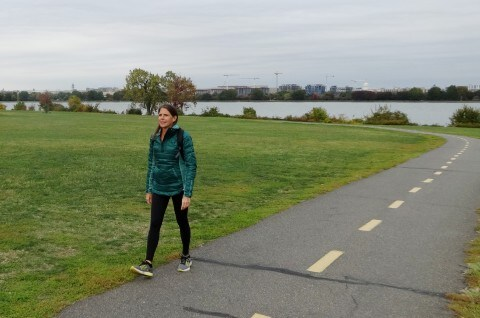
#> input picture images/sample.jpg, 480 x 318 px
$ python Chan_Vese_Segmentation.py
#> lines starting #> are read from the running program, lines starting #| are printed output that depends on the picture
import matplotlib.pyplot as plt
from skimage import io, img_as_float
from skimage.segmentation import chan_vese
from skimage.color import rgb2gray

image = io.imread("images/sample.jpg")
#> image is the input picture: shape (318, 480, 3); mean R, G, B 133.8, 140.1, 118.2
image = rgb2gray(image)
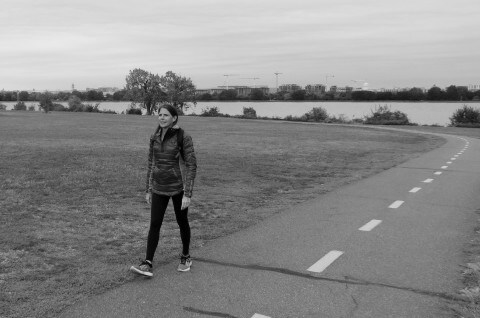
#> image: shape (318, 480) float64; min 0, max 0.92, mean 0.538
image = img_as_float(image)
# Feel free to play around with the parameters to see how they impact the result
cv = chan_vese(image, mu=0.25, lambda1=1, lambda2=1, tol=1e-3, max_iter=200,
               dt=0.5, init_level_set="checkerboard", extended_output=True)

fig, axes = plt.subplots(2, 2, figsize=(8, 8))
ax = axes.flatten()

ax[0].imshow(image, cmap="gray")
ax[0].set_axis_off()
ax[0].set_title("Original Image", fontsize=12)

ax[1].imshow(cv[0], cmap="gray")
ax[1].set_axis_off()
title = "Chan-Vese segmentation - {} iterations".format(len(cv[2]))
#> title = 'Chan-Vese segmentation - 183 iterations'
ax[1].set_title(title, fontsize=12)

ax[2].imshow(cv[1], cmap="gray")
ax[2].set_axis_off()
ax[2].set_title("Final Level Set", fontsize=12)

ax[3].plot(cv[2])
ax[3].set_title("Evolution of energy over iterations", fontsize=12)

fig.tight_layout()
plt.show()
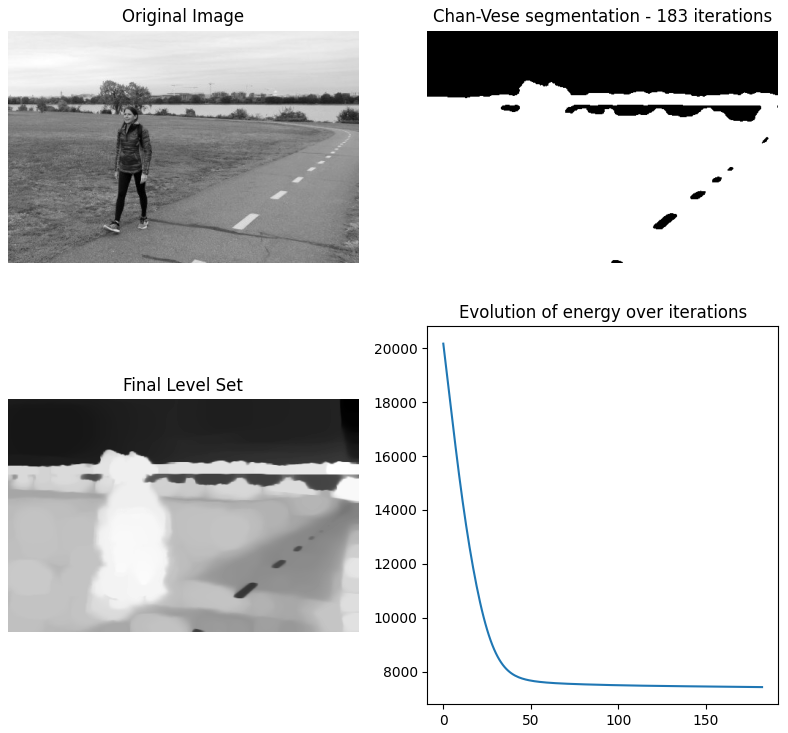
#> figure drawn by matplotlib, 4 panels; panel 4: curve peaks at x = 0, y = 20164.8

$ run again, with images/Leuven1B.jpg copied over images/sample.jpg
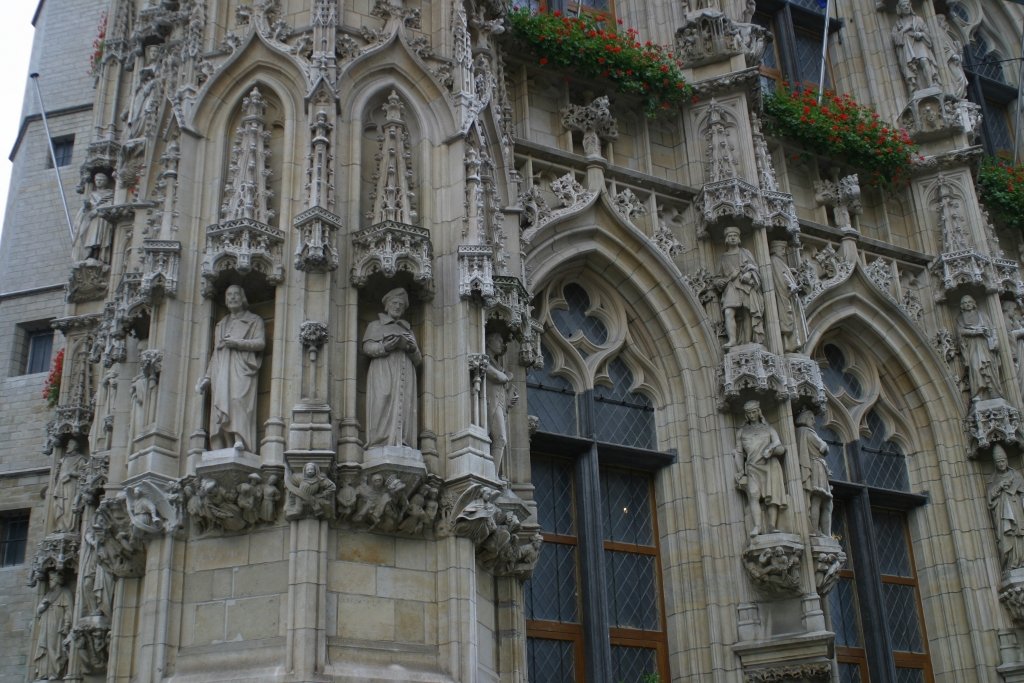
#> input picture images/Leuven1B.jpg, 1024 x 683 px
#> image is the input picture: shape (683, 1024, 3); mean R, G, B 90.9, 92.4, 89.1
#> image: shape (683, 1024) float64
#> title = 'Chan-Vese segmentation - 54 iterations'
#> `plt.show()`:
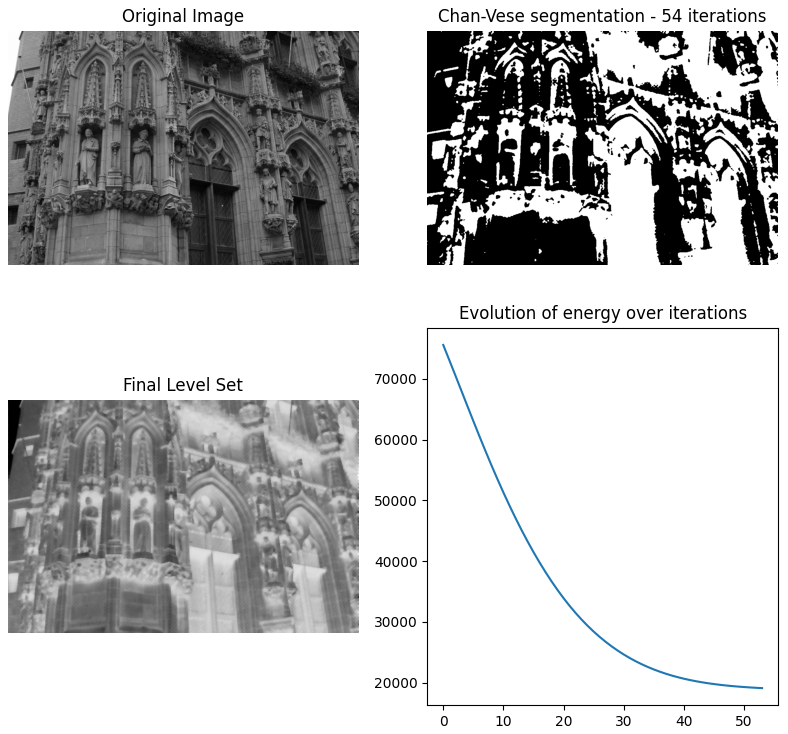
#> figure drawn by matplotlib, 4 panels; panel 4: curve peaks at x = 0, y = 75584

$ run again, with images/library1.jpg copied over images/sample.jpg
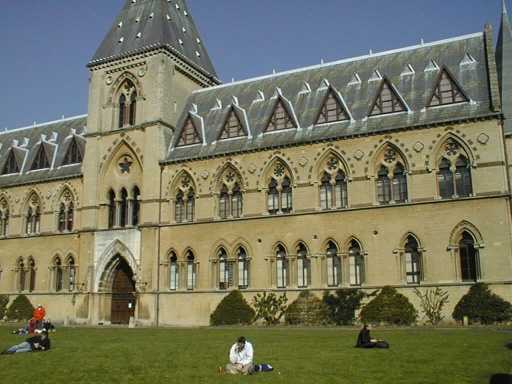
#> input picture images/library1.jpg, 512 x 384 px
#> image is the input picture: shape (384, 512, 3); mean R, G, B 116.2, 117.4, 94.6
#> `image = rgb2gray(image)`:
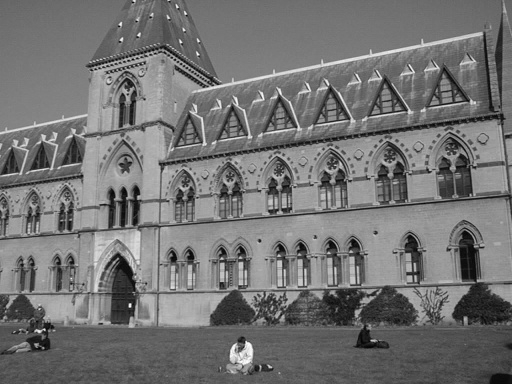
#> image: shape (384, 512) float64; min 0.00811, max 0.996, mean 0.453
#> title = 'Chan-Vese segmentation - 53 iterations'
#> `plt.show()`:
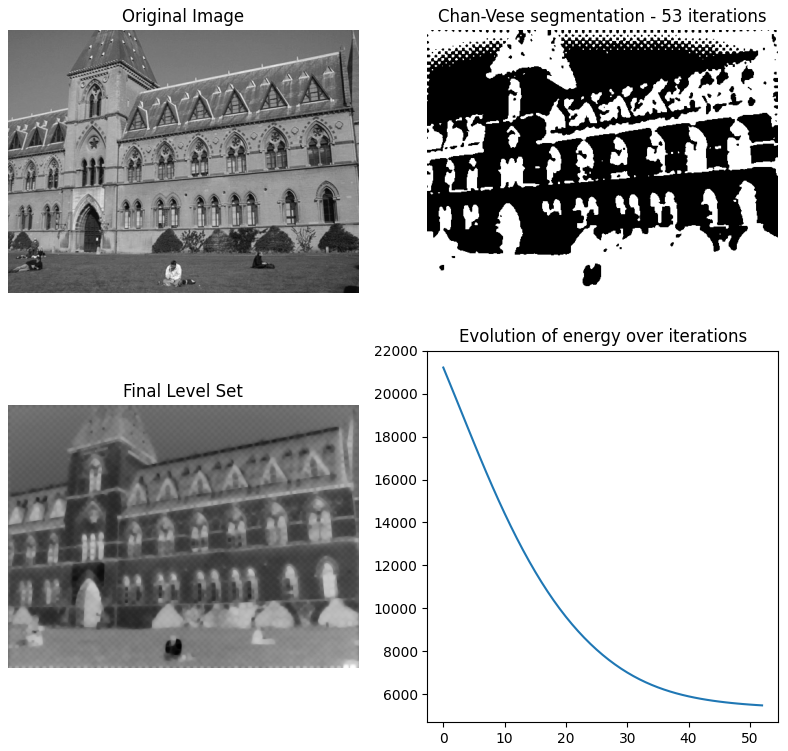
#> figure drawn by matplotlib, 4 panels; panel 4: curve peaks at x = 0, y = 21223.6
